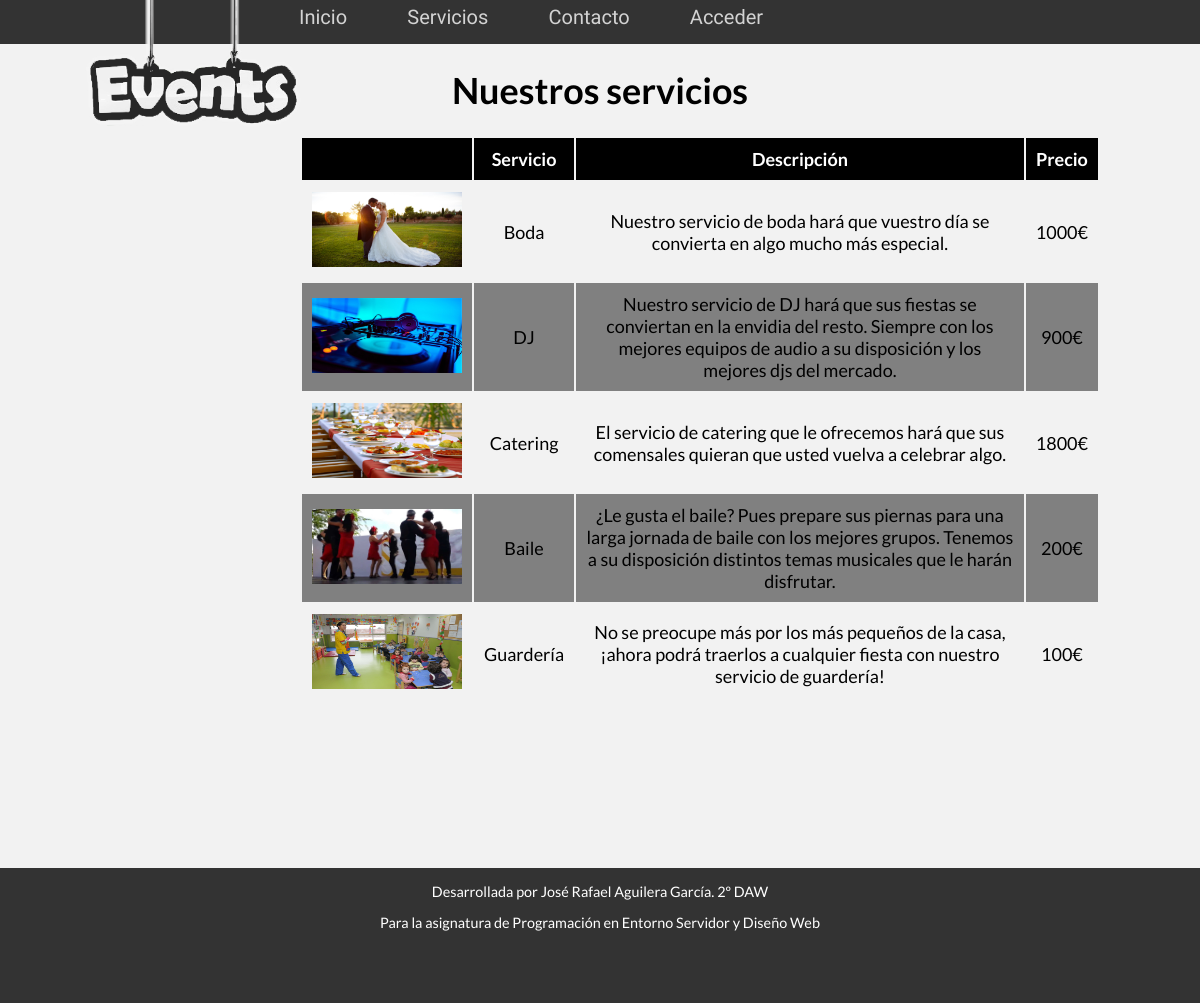
The page /php/servicios/servicios_front.php on the database its author committed.
### tables this page shows
CREATE TABLE `servicios` (
  `id` int(20) UNSIGNED NOT NULL,
  `nombre` varchar(20) NOT NULL,
  `descripcion` varchar(200) NOT NULL,
  `precio` double NOT NULL,
  `imagen` varchar(100) NOT NULL
);

### php/servicios/funciones-servicios.php (the view, shortened to what this page needs)
<?php
function imprimirServicios_front(){
	$conexion=conectarBD();
	$con=mysqli_query($conexion, "select * from servicios");
	$num_resul=mysqli_num_rows($con);
	echo "<div class='t'>";
	if($num_resul>0){
		echo "<table id='servicios'>";
		echo "<tr>";
			echo "<th></th>";
			echo "<th>Servicio</th>";
			echo "<th>Descripción</th>";
			echo "<th>Precio</th>";
		echo "</tr>";
		for($i=0;$i<$num_resul;$i++){
			$datos=mysqli_fetch_array($con, MYSQLI_ASSOC);
			if($i%2==0){
				echo "<tr>";
			}else {
				echo "<tr class='par'>";
			}
				echo "<td><img src='$datos[imagen]'</td>";
				echo "<td>$datos[nombre]</td>";
				echo "<td>$datos[descripcion]</td>";
				echo "<td>$datos[precio]€</td>";
			echo "</tr>";
		}
		echo "</table>";
		echo "</div>";
	}else{
		echo "<p class='error'>No hay servicios actualmente en la plataforma</p>";
	}
}
?>

### php/servicios/servicios_front.php (shortened to what this page needs)
<!DOCTYPE html>
<?php
include("../funciones.php");
include("funciones-servicios.php");
?>
<html lang="en">
<head>
	<link href="../../CSS/estilos_frontend.css" rel="stylesheet" type="text/css">
</head>
<body>
	<?php imprimirMenu("..") ;?>
	<div class='cuerpo'>
		<h1> Nuestros servicios </h1>
		<?php
				imprimirServicios_front();
		 ?>
	</div>
	<?php
		imprimirFooter();
	?>
</body>
</html>

### php/funciones.php (shortened to what this page needs)
<?php
function imprimirMenu($ruta){
	echo "
	<header>
			<nav id='navegador'>";
			if($ruta=='..'){
					echo "<img src='..\..\img\logotipo\logo.png'>";
				}else{
					echo "<img src='img\logotipo\logo.png'>";
				}
				echo "<ul>";
				if($ruta=='..'){
					echo "<li><a href='../../index.php'>Inicio</a></li>";
				}else{
					echo "<li><a href='index.php'>Inicio</a></li>";
				}
				echo "<li><a href='$ruta/servicios/servicios_front.php'>Servicios</a></li>";
				if(isset($_SESSION['tipo'])){
					if($_SESSION['tipo']!=0){
							echo "<li><a href='$ruta/contactar/contactar.php'>Contacto</a></li>";
					}
				}else{
						echo "<li><a href='$ruta/contactar/contactar.php'>Contacto</a></li>";
				}
				if(isset($_SESSION['tipo'])){
					if($_SESSION['tipo']==0){
						echo "<li class='acceder'><a href='$ruta/noticias/noticias.php'>Área interna</a></li>";
					}else{
						echo "<li><a href='$ruta/eventos/mis-eventos.php'>Mis eventos</a></li>";
						echo "<li><a href='$ruta/clientes/mis-datos.php'>Mis datos</a></li>";
						if($ruta=='..'){
								echo "<li class='acceder'><a href='../../index.php?c=true'>Cerrar Sesión \"$_SESSION[usuario]\"</a></li>";
							}else{
								echo "<li class='acceder'><a href='index.php?c=true'>Cerrar Sesión \"$_SESSION[usuario]\"</a></li>";
							}
					}
				}else{
					echo "<li class='acceder'><a href='$ruta/acceder/acceder.php'>Acceder</a></li>";
				}
			echo "</ul>
		</nav>
	</header>";
}
function imprimirFooter(){
	echo "
	<div id='footer'>
		<p>Desarrollada por José Rafael Aguilera García. 2º DAW </p>
		<p>Para la asignatura de Programación en Entorno Servidor y Diseño Web</p>
	</div>
	";
}
?>

### css/estilos_frontend.css (style rules this page uses)
html { font-family: 'Lato', sans-serif; font-size: 90%; font-weight: 400; height:100%; width: 100%; }
body { margin:0 auto; background-color: #F2F2F2; height:100%; width: 100%; }
#navegador { font-size: 20px; font-family: 'Lobster Two', cursive; background-color: #333333; margin:0 auto; height: 44px; width: 100%; }
#navegador ul { margin:0 auto; list-style-type: none; float: left; margin-left:21%; margin-top:0.4%; width: 77%; }
ul,li { height: 44px; float:left; }
#navegador li { margin-right: 5%; display: inline; }
#navegador li a { padding: 2px 7px 2px 7px; color: lightgray; background-color: #333333; text-decoration: none; }
#navegador img { margin-left: 6%; float:left; position: absolute; height: 140px; }
a { text-decoration: none; }
.cuerpo { font-size: 18px; width: 100%; height: 100%; text-align: center; }
.cuerpo table { margin-left: 25%; }
.tablas th,td { color: black; }
table { width: 800px; }
th, td { padding: 10px; text-align: center; }
th { background-color: black; color: white; }
#servicios img { height: 75px; width: 150px; }
.par { background-color: #808080; }
#footer { float:left; text-align: center; bottom: 0; position: relative; height: 15%; width: 100%; color:white; background-color: #333333; margin-top: 0px; padding-bottom: 15px; }

### rows shown on the page
servicios: imagen (picture), nombre "Boda", descripcion "Nuestro servicio de boda hará que vuestro día se convierta en algo mucho más especial.", precio "1000"
servicios: imagen (picture), nombre "DJ", descripcion "Nuestro servicio de DJ hará que sus fiestas se conviertan en la envidia del resto. Siempre con los mejores equipos de audio a su disposición y los mejores djs del mercado.", precio "900"
servicios: imagen (picture), nombre "Catering", descripcion "El servicio de catering que le ofrecemos hará que sus comensales quieran que usted vuelva a celebrar algo.", precio "1800"
servicios: imagen (picture), nombre "Baile", descripcion "¿Le gusta el baile? Pues prepare sus piernas para una larga jornada de baile con los mejores grupos. Tenemos a su disposición distintos temas musicales que le harán disfrutar.", precio "200"
servicios: imagen (picture), nombre "Guardería", descripcion "No se preocupe más por los más pequeños de la casa, ¡ahora podrá traerlos a cualquier fiesta con nuestro servicio de guardería!", precio "100"
